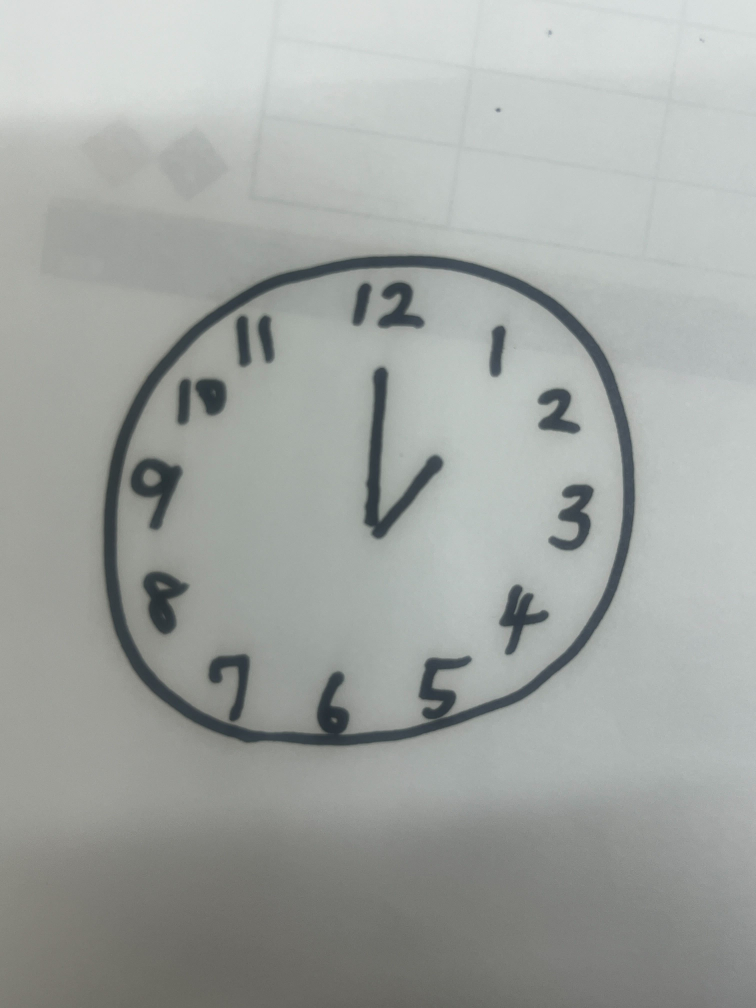
#> input picture clocks/1.png, 3024 x 4032 px (shown at 1/4 size); its folder holds only this picture in this run
$ python new_main.py
#> lines starting #> are read from the running program, lines starting #| are printed output that depends on the picture; after the words box and inside, x2 and y2 are one past the last pixel; in counts of white or black regions, pixels touching at a corner belong together
import cv2
import numpy as np
import os

result_dir = 'result'
images_dir = 'clocks'

os.makedirs(result_dir, exist_ok = True)
files = os.listdir(images_dir)

# 針の位置と得られた時刻に矛盾がないかチェックする
def check_time(x1, y1, x2, y2, time):
    # 12時は除外
    if time == 0:
        return False
    # 針がx軸と平行のとき
    if y1 == y2:
        # 針が右側
        if x1 < x2:
            if time == 3:
                return True
            else:
                return False
        # 針が左側
        else:
            if time == 9:
                return True
            else:
                return False
    # 針が上側
    if y1 > y2:
        # 12時は除外
        if x1 == x2:
            return False
        # 針が右側
        if x1 < x2:
            if 1 <= time <= 3:
                return True
            else:
                return False
        # 針が左側
        else:
            if 9 <= time <= 11:
                return True
            else:
                return False
    # 針が下側
    else:
        # 針が右側
        if x1 <= x2:
            if 4 <= time <= 6:
                return True
            else:
                return False
        # 針が左側
        else:
            if  7 <= time <= 9:
                return True
            else:
                return False
print('入力 出力')
for file in files:
    # if file != "1.png":
    #     continue
    image_path = os.path.join(images_dir, file)
    image = cv2.imread(image_path)
#> image is the input picture: shape (4032, 3024, 3); mean B, G, R 161.9, 165.1, 161.2
    gray_image = cv2.cvtColor(image, cv2.COLOR_BGR2GRAY)
    blurred = cv2.GaussianBlur(gray_image, (5, 5), 0)
    # 時計の中心座標を求める
    # ハフ変換により円を検出
    circles = cv2.HoughCircles(blurred,
                            cv2.HOUGH_GRADIENT,
                            dp=1.5,          # 解像度の比率
                            minDist=330,     # 円の中心の最小距離、誤検出に関わる
                            param1=100,      # Cannyエッジ検出の大きい方のしきい値
                            param2=40,       # 投票数の基準
                            minRadius=700,   # 最小半径
                            maxRadius=1000   # 最大半径
                            )
#> circles = [[1533.8, 1985.2, 957.8]]

    if circles is not None:
        circles = np.uint16(np.around(circles))
#> circles = [[1534, 1985, 958]]
        circles = circles[0, :]
        x_sum = 0
        y_sum = 0
        for (x, y, r) in circles:
            x_sum += x
            y_sum += y
#> this loop made 1 pass
#> (x, y, r, x_sum, y_sum) on pass 1: (1534, 1985, 958, 1534, 1985)
#> after the loop, x_sum = 1534; y_sum = 1985
            # cv2.circle(image, (x, y), r, (0, 255, 0), 10)
            # cv2.circle(image, (x, y), 30, (0, 255, 0), 10)
        center_ave_x = x_sum // len(circles)
#> center_ave_x = 1534
        center_ave_y = y_sum // len(circles)
#> center_ave_y = 1985
        # 円の中心座標の平均をプロット
        cv2.circle(image, (center_ave_x, center_ave_y), 30, (255, 0, 0), 20)
    else:
        print(f'{file}:円未検出')
        break

    # 時計の針の検出
    # ハフ変換による直線の検出

    # Cannyエッジ検出
    edges = cv2.Canny(blurred, 20, 50)
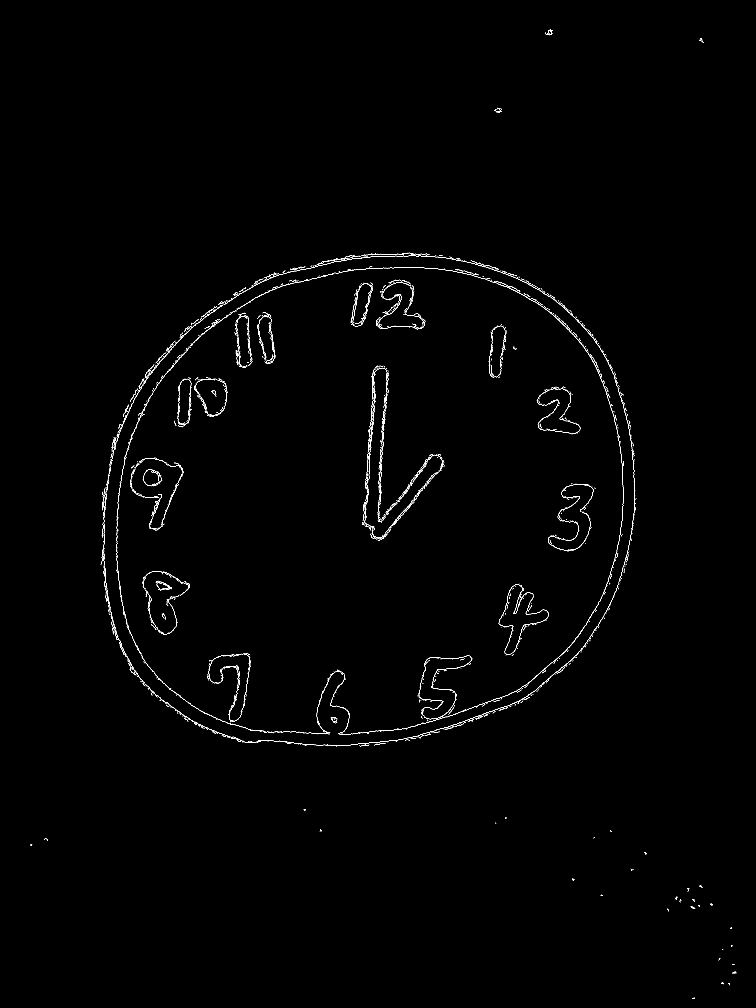
#> edges: shape (4032, 3024) (shown at 1/4 size); 0.38% white in thin lines or dots, all inside (x1, y1, x2, y2) = (122, 118, 2945, 3995)
    lines = cv2.HoughLinesP(edges,
                            rho = 1,
                            theta = np.pi/100,
                            threshold = 100,
                            minLineLength = 15,
                            maxLineGap = 170    # 検出された線を1つにまとめる
                        )
#> lines = 47 rows, first 6: [1507, 2150, 1549, 1491], [1458, 2090, 1497, 1479], [2053, 1099, 2467, 1513], [1686, 2945, 2117, 2790], [1503, 2155, 1574, 1017], [1455, 2097, 1493, 1481]

    # 線分が見つかれば{x1, y1, x2, y2}のタプル、見つからなければNone
    if lines is not None:
        distances = []
        for line in lines:
            x1, y1, x2, y2 = line[0]
            # 線分の中心を求める
            line_mid_x = (x1 + x2) // 2
            line_mid_y = (y1 + y2) // 2
            # 線分の中心と円の中心のユークリッド距離を求める
            distance = np.linalg.norm(np.array([line_mid_x, line_mid_y]) - np.array([center_ave_x, center_ave_y]))
            distances.append((distance, line[0]))
#> this loop made 47 passes
#> (x1, y1, x2, y2, line_mid_x, line_mid_y, distance) on passes 1 to 8: (1507, 2150, 1549, 1491, 1528, 1820, 165.1), (1458, 2090, 1497, 1479, 1477, 1784, 208.9), (2053, 1099, 2467, 1513, 2260, 1306, 994), (1686, 2945, 2117, 2790, 1901, 2867, 955.3), (1503, 2155, 1574, 1017, 1538, 1586, 399), (1455, 2097, 1493, 1481, 1474, 1789, 205), (1391, 1077, 1649, 1069, 1520, 1073, 912.1), (1785, 2868, 2195, 2721, 1990, 2794, 928.7)
#> after the loop, distances = 47 items, first 6: (165.1, [1507, 2150, 1549, 1491]), (208.9, [1458, 2090, 1497, 1479]), (994, [2053, 1099, 2467, 1513]), (955.3, [1686, 2945, 2117, 2790]), (399, [1503, 2155, 1574, 1017]), (205, [1455, 2097, 1493, 1481])
        # 円の中心との距離が近い直線が時計の針である
        # 針が12時を指すとき、長針を表す直線であり、
        # 針が12時以外を指すとき、短針を表す直線である
        # 円の中心と近い針のうち、初めて12時以外を指すものが短針であり、正しい時刻を表す
        distances.sort()

        for distance in distances:
            x1, y1, x2, y2 = distance[1]
            # 直線の始点を円の中心に近いものとする
            tmp1_dis = np.linalg.norm(np.array([x1, y1])-np.array([center_ave_x, center_ave_y]))
            tmp2_dis = np.linalg.norm(np.array([x2, y2])-np.array([center_ave_x, center_ave_y]))
            if tmp1_dis > tmp2_dis:
                tmp_x = x1
                x1 = x2
                x2 = tmp_x
                tmp_y = y1
                y1 = y2
                y2 = tmp_y

            #直線がなす角度を計算
            angle = np.arctan2(y2 - y1, x2 - x1)
            angle_degrees = np.degrees(angle)

            # 画像座標系と一般の二次元座標系の増加する方向が逆向きであるため
            # 角度の正負を入れ替える
            angle_degrees *= -1

            # 角度が負のとき、正にする
            if angle_degrees < 0:
                angle_degrees += 360

            # 12時から時計回りに角度を考える
            if 0 <= angle_degrees <= 90:
                angle_degrees = 90 - angle_degrees
            else:
                angle_degrees = 360 - angle_degrees + 90
            # 時計は1時間に30°進む
            time = round(angle_degrees / 30)

            # 得られた時間に矛盾がないかチェック
            if (check_time(x1, y1, x2, y2, time)):
                cv2.line(image, (x1, y1), (x2, y2), (0, 0, 255), 10)
                print(f'{file} {time}時')
                cv2.imwrite(f'{result_dir}/{time}時.png', image)
                break
#> this loop made 1 pass
#> (distance, tmp1_dis, tmp2_dis, angle) on pass 1: ((71.18, [1483, 2138, 1728, 1823]), 161.3, 252.7, -0.91)
#> (printed output is left out)
    else:
        print(f'{file}:直線未検出')

$ run again, on clocks/3.png
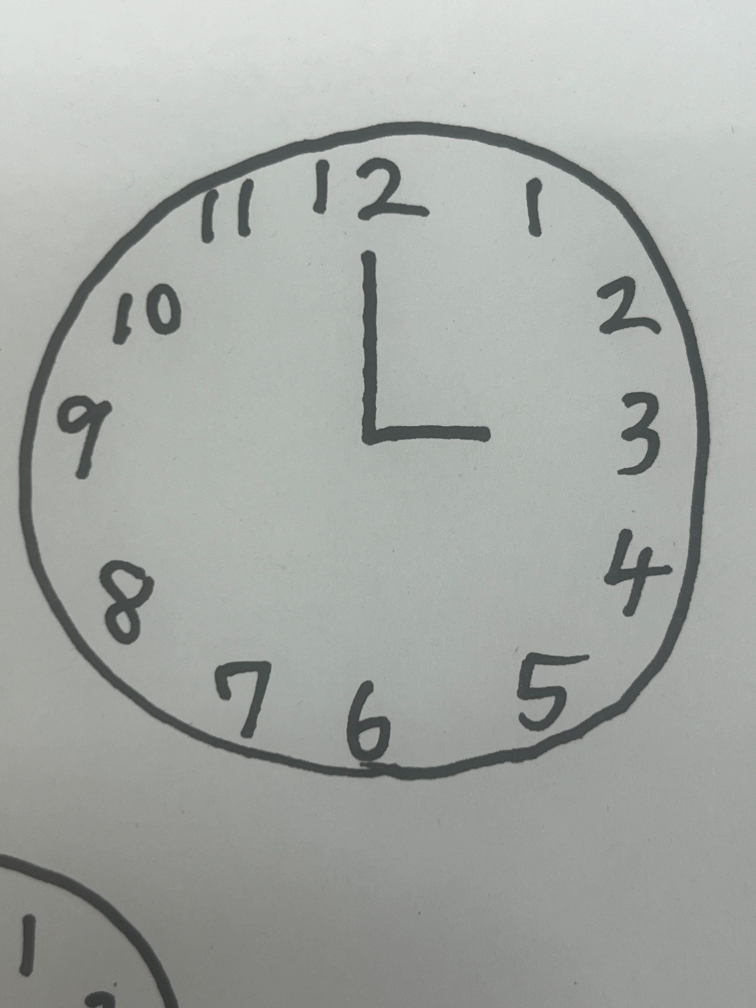
#> input picture clocks/3.png, 3024 x 4032 px (shown at 1/4 size)
#> image is the input picture: shape (4032, 3024, 3); mean B, G, R 164.6, 168.6, 164.8
#> `circles = cv2.HoughCircles(blurred, cv2.HOUGH_GRADIENT, dp=1.5,`: circles = [[1790.2, 1497.8, 985.9], [1080.8, 2012.2, 921.5], [1197.8, 1544.2, 919.9], [1922.2, 2193.8, 866.8]]
#> `circles = np.uint16(np.around(circles))`: circles = [[1790, 1498, 986], [1081, 2012, 922], [1198, 1544, 920], [1922, 2194, 867]]
#> the loop `for (x, y, r) in circles:` made 4 passes
#> (x, y, r, x_sum, y_sum) on passes 1 to 4: (1790, 1498, 986, 1790, 1498), (1081, 2012, 922, 2871, 3510), (1198, 1544, 920, 4069, 5054), (1922, 2194, 867, 5991, 7248)
#> after the loop `for (x, y, r) in circles:`: x_sum = 5991; y_sum = 7248
#> center_ave_x = 1497
#> center_ave_y = 1812
#> `edges = cv2.Canny(blurred, 20, 50)`:
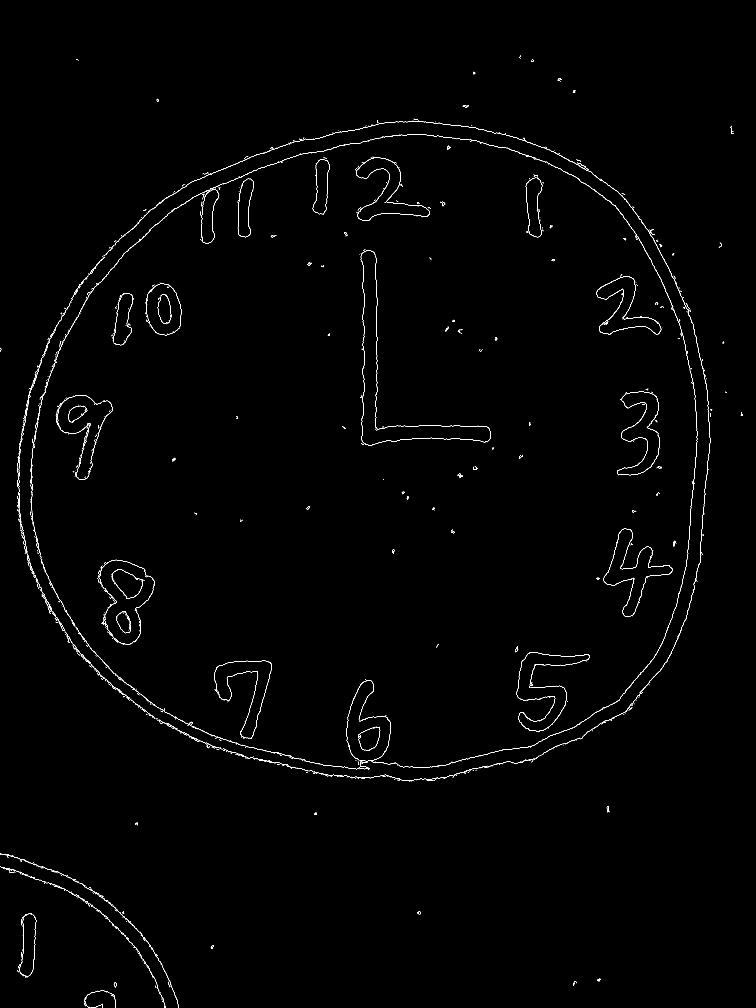
#> edges: shape (4032, 3024) (shown at 1/4 size); 0.43% white in thin lines or dots
#> lines = 50 rows, first 6: [2760, 2077, 2787, 1785], [2787, 2323, 2840, 1759], [2757, 1234, 2848, 1639], [1448, 1704, 1937, 1704], [206, 2343, 441, 2741], [1506, 1774, 1506, 1043]
#> the loop `for line in lines:` made 50 passes
#> (x1, y1, x2, y2, line_mid_x, line_mid_y, distance) on passes 1 to 8: (2760, 2077, 2787, 1785, 2773, 1931, 1281.5), (2787, 2323, 2840, 1759, 2813, 2041, 1335.8), (2757, 1234, 2848, 1639, 2802, 1436, 1358.1), (1448, 1704, 1937, 1704, 1692, 1704, 222.9), (206, 2343, 441, 2741, 323, 2542, 1382.5), (1506, 1774, 1506, 1043, 1506, 1408, 404.1), (223, 1420, 358, 1176, 290, 1298, 1311.9), (1453, 1779, 1453, 511, 1453, 1145, 668.4)
#> after the loop `for line in lines:`: distances = 50 items, first 6: (1281.5, [2760, 2077, 2787, 1785]), (1335.8, [2787, 2323, 2840, 1759]), (1358.1, [2757, 1234, 2848, 1639]), (222.9, [1448, 1704, 1937, 1704]), (1382.5, [206, 2343, 441, 2741]), (404.1, [1506, 1774, 1506, 1043])
#> the loop `for distance in distances:` made 2 passes
#> (distance, tmp1_dis, tmp2_dis, angle) on passes 1 to 2: ((137.2, [1504, 1775, 1504, 1576]), 37.66, 236.1, -1.57), ((222.9, [1448, 1704, 1937, 1704]), 118.6, 453.1, 0)
#> (printed output is left out)

$ run again, on clocks/4.png
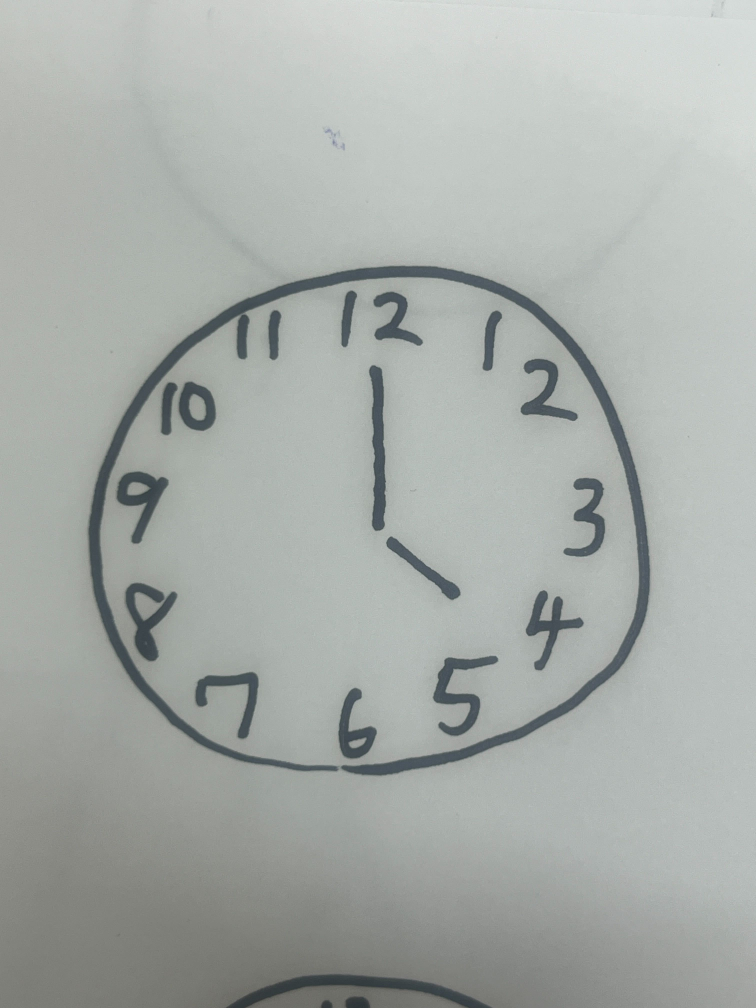
#> input picture clocks/4.png, 3024 x 4032 px (shown at 1/4 size)
#> image is the input picture: shape (4032, 3024, 3); mean B, G, R 168.8, 172.5, 167.4
#> `circles = cv2.HoughCircles(blurred, cv2.HOUGH_GRADIENT, dp=1.5,`: circles = [[1380.8, 2123.2, 997.5], [1653.8, 1905.8, 842], [1866.8, 2198.2, 723]]
#> `circles = np.uint16(np.around(circles))`: circles = [[1381, 2123, 997], [1654, 1906, 842], [1867, 2198, 723]]
#> the loop `for (x, y, r) in circles:` made 3 passes
#> (x, y, r, x_sum, y_sum) on passes 1 to 3: (1381, 2123, 997, 1381, 2123), (1654, 1906, 842, 3035, 4029), (1867, 2198, 723, 4902, 6227)
#> after the loop `for (x, y, r) in circles:`: x_sum = 4902; y_sum = 6227
#> center_ave_x = 1634
#> center_ave_y = 2075
#> `edges = cv2.Canny(blurred, 20, 50)`:
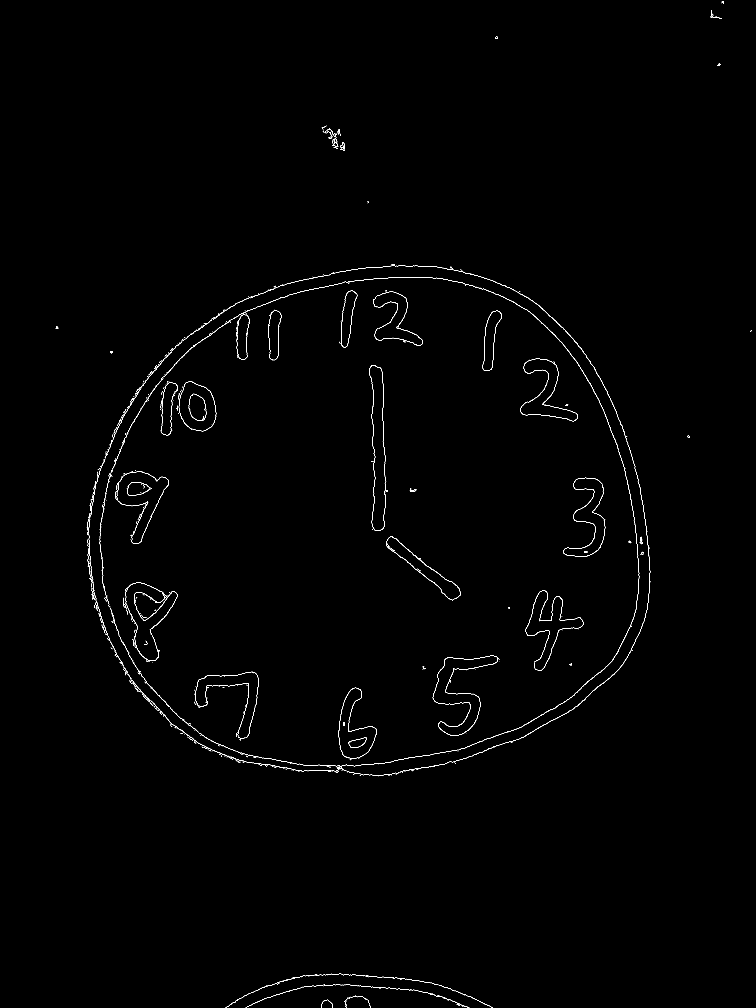
#> edges: shape (4032, 3024) (shown at 1/4 size); 0.34% white in thin lines or dots
#> lines = 32 rows, first 6: [1534, 1785, 1534, 1546], [2079, 2911, 2290, 2786], [556, 2172, 673, 1924], [2417, 1648, 2499, 1875], [1546, 2178, 1813, 2399], [453, 2588, 844, 3004]
#> the loop `for line in lines:` made 32 passes
#> (x1, y1, x2, y2, line_mid_x, line_mid_y, distance) on passes 1 to 8: (1534, 1785, 1534, 1546, 1534, 1665, 422), (2079, 2911, 2290, 2786, 2184, 2848, 948.7), (556, 2172, 673, 1924, 614, 2048, 1020.4), (2417, 1648, 2499, 1875, 2458, 1761, 881.8), (1546, 2178, 1813, 2399, 1679, 2288, 217.7), (453, 2588, 844, 3004, 648, 2796, 1221.5), (2000, 1135, 2397, 1508, 2198, 1321, 941.6), (554, 2173, 673, 1920, 613, 2046, 1021.4)
#> after the loop `for line in lines:`: distances = 32 items, first 6: (422, [1534, 1785, 1534, 1546]), (948.7, [2079, 2911, 2290, 2786]), (1020.4, [556, 2172, 673, 1924]), (881.8, [2417, 1648, 2499, 1875]), (217.7, [1546, 2178, 1813, 2399]), (1221.5, [453, 2588, 844, 3004])
#> the loop `for distance in distances:` made 1 pass
#> (distance, tmp1_dis, tmp2_dis, angle) on pass 1: ((154.9, [1490, 2073, 1839, 2381]), 144, 368.3, 0.723)
#> (printed output is left out)
